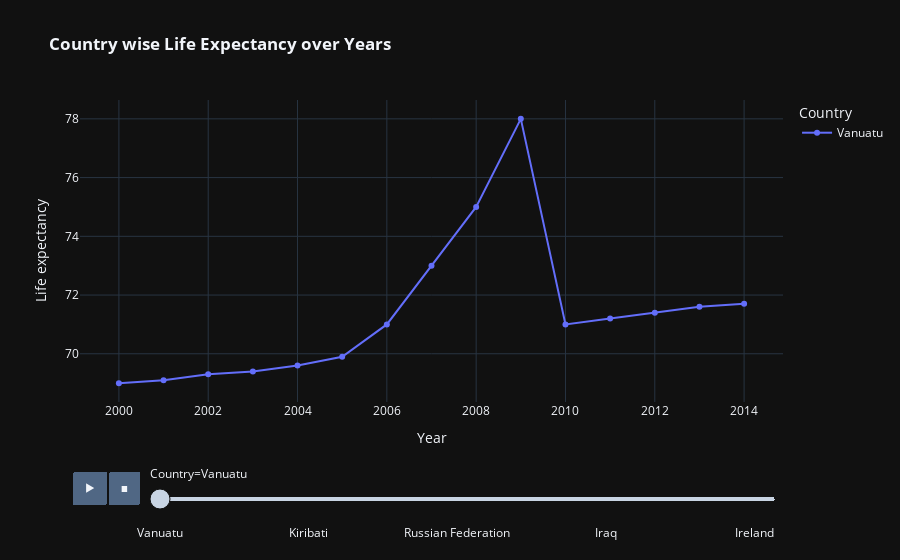

The code cell stored with this chart in its notebook:
### Code cell
fig=px.line(data.sort_values(by='Year'),x='Year',y='Life expectancy',animation_frame='Country',animation_group='Year',color='Country',markers=True,template='plotly_dark',title='<b> Country wise Life Expectancy over Years')
fig.show()

### Figure 1 — Plotly figure (JSON) as saved in the notebook; plotly's stock layout.template omitted (floating-point values rounded to 4 significant figures)
{"data": [{"hovertemplate": "Country=Vanuatu<br>Year=%{x}<br>Life expectancy=%{y}<extra></extra>", "ids": [2000, 2001, 2002, 2003, 2004, 2005, 2006, 2007, 2008, 2009, 2010, 2011, 2012, 2013, 2014], "legendgroup": "Vanuatu", "line": {"color": "#636efa", "dash": "solid"}, "marker": {"symbol": "circle"}, "mode": "lines+markers", "name": "Vanuatu", "orientation": "v", "showlegend": true, "type": "scatter", "x": [2000, 2001, 2002, 2003, 2004, 2005, 2006, 2007, 2008, 2009, 2010, 2011, 2012, 2013, 2014], "xaxis": "x", "y": [69, 69.1, 69.3, 69.4, 69.6, 69.9, 71, 73, 75, 78, 71, 71.2, 71.4, 71.6, 71.7], "yaxis": "y"}], "layout": {"legend": {"title": {"text": "Country"}, "tracegroupgap": 0}, "sliders": [{"active": 0, "currentvalue": {"prefix": "Country="}, "len": 0.9, "pad": {"b": 10, "t": 60}, "steps": [{"args": [["Vanuatu"], {"frame": {"duration": 0, "redraw": false}, "fromcurrent": true, "mode": "immediate", "transition": {"duration": 0, "easing": "linear"}}], "label": "Vanuatu", "method": "animate"}, {"args": [["Afghanistan"], {"frame": {"duration": 0, "redraw": false}, "fromcurrent": true, "mode": "immediate", "transition": {"duration": 0, "easing": "linear"}}], "label": "Afghanistan", "method": "animate"}, {"args": [["Albania"], {"frame": {"duration": 0, "redraw": false}, "fromcurrent": true, "mode": "immediate", "transition": {"duration": 0, "easing": "linear"}}], "label": "Albania", "method": "animate"}, {"args": [["Italy"], {"frame": {"duration": 0, "redraw": false}, "fromcurrent": true, "mode": "immediate", "transition": {"duration": 0, "easing": "linear"}}], "label": "Italy", "method": "animate"}, {"args": [["Uruguay"], {"frame": {"duration": 0, "redraw": false}, "fromcurrent": true, "mode": "immediate", "transition": {"duration": 0, "easing": "linear"}}], "label": "Uruguay", "method": "animate"}, {"args": [["Jordan"], {"frame": {"duration": 0, "redraw": false}, "fromcurrent": true, "mode": "immediate", "transition": {"duration": 0, "easing": "linear"}}], "label": "Jordan", "method": "animate"}, {"args": [["Armenia"], {"frame": {"duration": 0, "redraw": false}, "fromcurrent": true, "mode": "immediate", "transition": {"duration": 0, "easing": "linear"}}], "label": "Armenia", "method": "animate"}, {"args": [["Colombia"], {"frame": {"duration": 0, "redraw": false}, "fromcurrent": true, "mode": "immediate", "transition": {"duration": 0, "easing": "linear"}}], "label": "Colombia", "method": "animate"}, {"args": [["Indonesia"], {"frame": {"duration": 0, "redraw": false}, "fromcurrent": true, "mode": "immediate", "transition": {"duration": 0, "easing": "linear"}}], "label": "Indonesia", "method": "animate"}, {"args": [["Lithuania"], {"frame": {"duration": 0, "redraw": false}, "fromcurrent": true, "mode": "immediate", "transition": {"duration": 0, "easing": "linear"}}], "label": "Lithuania", "method": "animate"}, {"args": [["Spain"], {"frame": {"duration": 0, "redraw": false}, "fromcurrent": true, "mode": "immediate", "transition": {"duration": 0, "easing": "linear"}}], "label": "Spain", "method": "animate"}, {"args": [["Thailand"], {"frame": {"duration": 0, "redraw": false}, "fromcurrent": true, "mode": "immediate", "transition": {"duration": 0, "easing": "linear"}}], "label": "Thailand", "method": "animate"}, {"args": [["Swaziland"], {"frame": {"duration": 0, "redraw": false}, "fromcurrent": true, "mode": "immediate", "transition": {"duration": 0, "easing": "linear"}}], "label": "Swaziland", "method": "animate"}, {"args": [["Solomon Islands"], {"frame": {"duration": 0, "redraw": false}, "fromcurrent": true, "mode": "immediate", "transition": {"duration": 0, "easing": "linear"}}], "label": "Solomon Islands", "method": "animate"}, {"args": [["Costa Rica"], {"frame": {"duration": 0, "redraw": false}, "fromcurrent": true, "mode": "immediate", "transition": {"duration": 0, "easing": "linear"}}], "label": "Costa Rica", "method": "animate"}, {"args": [["China"], {"frame": {"duration": 0, "redraw": false}, "fromcurrent": true, "mode": "immediate", "transition": {"duration": 0, "easing": "linear"}}], "label": "China", "method": "animate"}, {"args": [["Austria"], {"frame": {"duration": 0, "redraw": false}, "fromcurrent": true, "mode": "immediate", "transition": {"duration": 0, "easing": "linear"}}], "label": "Austria", "method": "animate"}, {"args": [["Honduras"], {"frame": {"duration": 0, "redraw": false}, "fromcurrent": true, "mode": "immediate", "transition": {"duration": 0, "easing": "linear"}}], "label": "Honduras", "method": "animate"}, {"args": [["Ecuador"], {"frame": {"duration": 0, "redraw": false}, "fromcurrent": true, "mode": "immediate", "transition": {"duration": 0, "easing": "linear"}}], "label": "Ecuador", "method": "animate"}, {"args": [["Philippines"], {"frame": {"duration": 0, "redraw": false}, "fromcurrent": true, "mode": "immediate", "transition": {"duration": 0, "easing": "linear"}}], "label": "Philippines", "method": "animate"}, {"args": [["Dominican Republic"], {"frame": {"duration": 0, "redraw": false}, "fromcurrent": true, "mode": "immediate", "transition": {"duration": 0, "easing": "linear"}}], "label": "Dominican Republic", "method": "animate"}, {"args": [["Kazakhstan"], {"frame": {"duration": 0, "redraw": false}, "fromcurrent": true, "mode": "immediate", "transition": {"duration": 0, "easing": "linear"}}], "label": "Kazakhstan", "method": "animate"}, {"args": [["Tonga"], {"frame": {"duration": 0, "redraw": false}, "fromcurrent": true, "mode": "immediate", "transition": {"duration": 0, "easing": "linear"}}], "label": "Tonga", "method": "animate"}, {"args": [["Malaysia"], {"frame": {"duration": 0, "redraw": false}, "fromcurrent": true, "mode": "immediate", "transition": {"duration": 0, "easing": "linear"}}], "label": "Malaysia", "method": "animate"}, {"args": [["Bulgaria"], {"frame": {"duration": 0, "redraw": false}, "fromcurrent": true, "mode": "immediate", "transition": {"duration": 0, "easing": "linear"}}], "label": "Bulgaria", "method": "animate"}, {"args": [["Cyprus"], {"frame": {"duration": 0, "redraw": false}, "fromcurrent": true, "mode": "immediate", "transition": {"duration": 0, "easing": "linear"}}], "label": "Cyprus", "method": "animate"}, {"args": [["Ukraine"], {"frame": {"duration": 0, "redraw": false}, "fromcurrent": true, "mode": "immediate", "transition": {"duration": 0, "easing": "linear"}}], "label": "Ukraine", "method": "animate"}, {"args": [["Brazil"], {"frame": {"duration": 0, "redraw": false}, "fromcurrent": true, "mode": "immediate", "transition": {"duration": 0, "easing": "linear"}}], "label": "Brazil", "method": "animate"}, {"args": [["South Africa"], {"frame": {"duration": 0, "redraw": false}, "fromcurrent": true, "mode": "immediate", "transition": {"duration": 0, "easing": "linear"}}], "label": "South Africa", "method": "animate"}, {"args": [["Seychelles"], {"frame": {"duration": 0, "redraw": false}, "fromcurrent": true, "mode": "immediate", "transition": {"duration": 0, "easing": "linear"}}], "label": "Seychelles", "method": "animate"}, {"args": [["Lebanon"], {"frame": {"duration": 0, "redraw": false}, "fromcurrent": true, "mode": "immediate", "transition": {"duration": 0, "easing": "linear"}}], "label": "Lebanon", "method": "animate"}, {"args": [["Botswana"], {"frame": {"duration": 0, "redraw": false}, "fromcurrent": true, "mode": "immediate", "transition": {"duration": 0, "easing": "linear"}}], "label": "Botswana", "method": "animate"}, {"args": [["Kiribati"], {"frame": {"duration": 0, "redraw": false}, "fromcurrent": true, "mode": "immediate", "transition": {"duration": 0, "easing": "linear"}}], "label": "Kiribati", "method": "animate"}, {"args": [["Fiji"], {"frame": {"duration": 0, "redraw": false}, "fromcurrent": true, "mode": "immediate", "transition": {"duration": 0, "easing": "linear"}}], "label": "Fiji", "method": "animate"}, {"args": [["Tunisia"], {"frame": {"duration": 0, "redraw": false}, "fromcurrent": true, "mode": "immediate", "transition": {"duration": 0, "easing": "linear"}}], "label": "Tunisia", "method": "animate"}, {"args": [["France"], {"frame": {"duration": 0, "redraw": false}, "fromcurrent": true, "mode": "immediate", "transition": {"duration": 0, "easing": "linear"}}], "label": "France", "method": "animate"}, {"args": [["Belgium"], {"frame": {"duration": 0, "redraw": false}, "fromcurrent": true, "mode": "immediate", "transition": {"duration": 0, "easing": "linear"}}], "label": "Belgium", "method": "animate"}, {"args": [["Belize"], {"frame": {"duration": 0, "redraw": false}, "fromcurrent": true, "mode": "immediate", "transition": {"duration": 0, "easing": "linear"}}], "label": "Belize", "method": "animate"}, {"args": [["Georgia"], {"frame": {"duration": 0, "redraw": false}, "fromcurrent": true, "mode": "immediate", "transition": {"duration": 0, "easing": "linear"}}], "label": "Georgia", "method": "animate"}, {"args": [["Nicaragua"], {"frame": {"duration": 0, "redraw": false}, "fromcurrent": true, "mode": "immediate", "transition": {"duration": 0, "easing": "linear"}}], "label": "Nicaragua", "method": "animate"}, {"args": [["Luxembourg"], {"frame": {"duration": 0, "redraw": false}, "fromcurrent": true, "mode": "immediate", "transition": {"duration": 0, "easing": "linear"}}], "label": "Luxembourg", "method": "animate"}, {"args": [["Morocco"], {"frame": {"duration": 0, "redraw": false}, "fromcurrent": true, "mode": "immediate", "transition": {"duration": 0, "easing": "linear"}}], "label": "Morocco", "method": "animate"}, {"args": [["Mexico"], {"frame": {"duration": 0, "redraw": false}, "fromcurrent": true, "mode": "immediate", "transition": {"duration": 0, "easing": "linear"}}], "label": "Mexico", "method": "animate"}, {"args": [["Israel"], {"frame": {"duration": 0, "redraw": false}, "fromcurrent": true, "mode": "immediate", "transition": {"duration": 0, "easing": "linear"}}], "label": "Israel", "method": "animate"}, {"args": [["Zimbabwe"], {"frame": {"duration": 0, "redraw": false}, "fromcurrent": true, "mode": "immediate", "transition": {"duration": 0, "easing": "linear"}}], "label": "Zimbabwe", "method": "animate"}, {"args": [["Papua New Guinea"], {"frame": {"duration": 0, "redraw": false}, "fromcurrent": true, "mode": "immediate", "transition": {"duration": 0, "easing": "linear"}}], "label": "Papua New Guinea", "method": "animate"}, {"args": [["Mauritius"], {"frame": {"duration": 0, "redraw": false}, "fromcurrent": true, "mode": "immediate", "transition": {"duration": 0, "easing": "linear"}}], "label": "Mauritius", "method": "animate"}, {"args": [["Germany"], {"frame": {"duration": 0, "redraw": false}, "fromcurrent": true, "mode": "immediate", "transition": {"duration": 0, "easing": "linear"}}], "label": "Germany", "method": "animate"}, {"args": [["Syrian Arab Republic"], {"frame": {"duration": 0, "redraw": false}, "fromcurrent": true, "mode": "immediate", "transition": {"duration": 0, "easing": "linear"}}], "label": "Syrian Arab Republic", "method": "animate"}, {"args": [["Bhutan"], {"frame": {"duration": 0, "redraw": false}, "fromcurrent": true, "mode": "immediate", "transition": {"duration": 0, "easing": "linear"}}], "label": "Bhutan", "method": "animate"}, {"args": [["El Salvador"], {"frame": {"duration": 0, "redraw": false}, "fromcurrent": true, "mode": "immediate", "transition": {"duration": 0, "easing": "linear"}}], "label": "El Salvador", "method": "animate"}, {"args": [["Latvia"], {"frame": {"duration": 0, "redraw": false}, "fromcurrent": true, "mode": "immediate", "transition": {"duration": 0, "easing": "linear"}}], "label": "Latvia", "method": "animate"}, {"args": [["Samoa"], {"frame": {"duration": 0, "redraw": false}, "fromcurrent": true, "mode": "immediate", "transition": {"duration": 0, "easing": "linear"}}], "label": "Samoa", "method": "animate"}, {"args": [["Maldives"], {"frame": {"duration": 0, "redraw": false}, "fromcurrent": true, "mode": "immediate", "transition": {"duration": 0, "easing": "linear"}}], "label": "Maldives", "method": "animate"}, {"args": [["Belarus"], {"frame": {"duration": 0, "redraw": false}, "fromcurrent": true, "mode": "immediate", "transition": {"duration": 0, "easing": "linear"}}], "label": "Belarus", "method": "animate"}, {"args": [["Turkey"], {"frame": {"duration": 0, "redraw": false}, "fromcurrent": true, "mode": "immediate", "transition": {"duration": 0, "easing": "linear"}}], "label": "Turkey", "method": "animate"}, {"args": [["Greece"], {"frame": {"duration": 0, "redraw": false}, "fromcurrent": true, "mode": "immediate", "transition": {"duration": 0, "easing": "linear"}}], "label": "Greece", "method": "animate"}, {"args": [["Romania"], {"frame": {"duration": 0, "redraw": false}, "fromcurrent": true, "mode": "immediate", "transition": {"duration": 0, "easing": "linear"}}], "label": "Romania", "method": "animate"}, {"args": [["Portugal"], {"frame": {"duration": 0, "redraw": false}, "fromcurrent": true, "mode": "immediate", "transition": {"duration": 0, "easing": "linear"}}], "label": "Portugal", "method": "animate"}, {"args": [["Poland"], {"frame": {"duration": 0, "redraw": false}, "fromcurrent": true, "mode": "immediate", "transition": {"duration": 0, "easing": "linear"}}], "label": "Poland", "method": "animate"}, {"args": [["Mongolia"], {"frame": {"duration": 0, "redraw": false}, "fromcurrent": true, "mode": "immediate", "transition": {"duration": 0, "easing": "linear"}}], "label": "Mongolia", "method": "animate"}, {"args": [["Mozambique"], {"frame": {"duration": 0, "redraw": false}, "fromcurrent": true, "mode": "immediate", "transition": {"duration": 0, "easing": "linear"}}], "label": "Mozambique", "method": "animate"}, {"args": [["Panama"], {"frame": {"duration": 0, "redraw": false}, "fromcurrent": true, "mode": "immediate", "transition": {"duration": 0, "easing": "linear"}}], "label": "Panama", "method": "animate"}, {"args": [["Australia"], {"frame": {"duration": 0, "redraw": false}, "fromcurrent": true, "mode": "immediate", "transition": {"duration": 0, "easing": "linear"}}], "label": "Australia", "method": "animate"}, {"args": [["Russian Federation"], {"frame": {"duration": 0, "redraw": false}, "fromcurrent": true, "mode": "immediate", "transition": {"duration": 0, "easing": "linear"}}], "label": "Russian Federation", "method": "animate"}, {"args": [["Guyana"], {"frame": {"duration": 0, "redraw": false}, "fromcurrent": true, "mode": "immediate", "transition": {"duration": 0, "easing": "linear"}}], "label": "Guyana", "method": "animate"}, {"args": [["Uzbekistan"], {"frame": {"duration": 0, "redraw": false}, "fromcurrent": true, "mode": "immediate", "transition": {"duration": 0, "easing": "linear"}}], "label": "Uzbekistan", "method": "animate"}, {"args": [["Ghana"], {"frame": {"duration": 0, "redraw": false}, "fromcurrent": true, "mode": "immediate", "transition": {"duration": 0, "easing": "linear"}}], "label": "Ghana", "method": "animate"}, {"args": [["Argentina"], {"frame": {"duration": 0, "redraw": false}, "fromcurrent": true, "mode": "immediate", "transition": {"duration": 0, "easing": "linear"}}], "label": "Argentina", "method": "animate"}, {"args": [["Rwanda"], {"frame": {"duration": 0, "redraw": false}, "fromcurrent": true, "mode": "immediate", "transition": {"duration": 0, "easing": "linear"}}], "label": "Rwanda", "method": "animate"}, {"args": [["Kenya"], {"frame": {"duration": 0, "redraw": false}, "fromcurrent": true, "mode": "immediate", "transition": {"duration": 0, "easing": "linear"}}], "label": "Kenya", "method": "animate"}, {"args": [["Benin"], {"frame": {"duration": 0, "redraw": false}, "fromcurrent": true, "mode": "immediate", "transition": {"duration": 0, "easing": "linear"}}], "label": "Benin", "method": "animate"}, {"args": [["Trinidad and Tobago"], {"frame": {"duration": 0, "redraw": false}, "fromcurrent": true, "mode": "immediate", "transition": {"duration": 0, "easing": "linear"}}], "label": "Trinidad and Tobago", "method": "animate"}, {"args": [["Madagascar"], {"frame": {"duration": 0, "redraw": false}, "fromcurrent": true, "mode": "immediate", "transition": {"duration": 0, "easing": "linear"}}], "label": "Madagascar", "method": "animate"}, {"args": [["Malawi"], {"frame": {"duration": 0, "redraw": false}, "fromcurrent": true, "mode": "immediate", "transition": {"duration": 0, "easing": "linear"}}], "label": "Malawi", "method": "animate"}, {"args": [["Eritrea"], {"frame": {"duration": 0, "redraw": false}, "fromcurrent": true, "mode": "immediate", "transition": {"duration": 0, "easing": "linear"}}], "label": "Eritrea", "method": "animate"}, {"args": [["Azerbaijan"], {"frame": {"duration": 0, "redraw": false}, "fromcurrent": true, "mode": "immediate", "transition": {"duration": 0, "easing": "linear"}}], "label": "Azerbaijan", "method": "animate"}, {"args": [["Turkmenistan"], {"frame": {"duration": 0, "redraw": false}, "fromcurrent": true, "mode": "immediate", "transition": {"duration": 0, "easing": "linear"}}], "label": "Turkmenistan", "method": "animate"}, {"args": [["Uganda"], {"frame": {"duration": 0, "redraw": false}, "fromcurrent": true, "mode": "immediate", "transition": {"duration": 0, "easing": "linear"}}], "label": "Uganda", "method": "animate"}, {"args": [["Cabo Verde"], {"frame": {"duration": 0, "redraw": false}, "fromcurrent": true, "mode": "immediate", "transition": {"duration": 0, "easing": "linear"}}], "label": "Cabo Verde", "method": "animate"}, {"args": [["Tajikistan"], {"frame": {"duration": 0, "redraw": false}, "fromcurrent": true, "mode": "immediate", "transition": {"duration": 0, "easing": "linear"}}], "label": "Tajikistan", "method": "animate"}, {"args": [["Sao Tome and Principe"], {"frame": {"duration": 0, "redraw": false}, "fromcurrent": true, "mode": "immediate", "transition": {"duration": 0, "easing": "linear"}}], "label": "Sao Tome and Principe", "method": "animate"}, {"args": [["Mali"], {"frame": {"duration": 0, "redraw": false}, "fromcurrent": true, "mode": "immediate", "transition": {"duration": 0, "easing": "linear"}}], "label": "Mali", "method": "animate"}, {"args": [["Bangladesh"], {"frame": {"duration": 0, "redraw": false}, "fromcurrent": true, "mode": "immediate", "transition": {"duration": 0, "easing": "linear"}}], "label": "Bangladesh", "method": "animate"}, {"args": [["Paraguay"], {"frame": {"duration": 0, "redraw": false}, "fromcurrent": true, "mode": "immediate", "transition": {"duration": 0, "easing": "linear"}}], "label": "Paraguay", "method": "animate"}, {"args": [["Canada"], {"frame": {"duration": 0, "redraw": false}, "fromcurrent": true, "mode": "immediate", "transition": {"duration": 0, "easing": "linear"}}], "label": "Canada", "method": "animate"}, {"args": [["Pakistan"], {"frame": {"duration": 0, "redraw": false}, "fromcurrent": true, "mode": "immediate", "transition": {"duration": 0, "easing": "linear"}}], "label": "Pakistan", "method": "animate"}, {"args": [["Jamaica"], {"frame": {"duration": 0, "redraw": false}, "fromcurrent": true, "mode": "immediate", "transition": {"duration": 0, "easing": "linear"}}], "label": "Jamaica", "method": "animate"}, {"args": [["Nepal"], {"frame": {"duration": 0, "redraw": false}, "fromcurrent": true, "mode": "immediate", "transition": {"duration": 0, "easing": "linear"}}], "label": "Nepal", "method": "animate"}, {"args": [["Peru"], {"frame": {"duration": 0, "redraw": false}, "fromcurrent": true, "mode": "immediate", "transition": {"duration": 0, "easing": "linear"}}], "label": "Peru", "method": "animate"}, {"args": [["Lesotho"], {"frame": {"duration": 0, "redraw": false}, "fromcurrent": true, "mode": "immediate", "transition": {"duration": 0, "easing": "linear"}}], "label": "Lesotho", "method": "animate"}, {"args": [["Comoros"], {"frame": {"duration": 0, "redraw": false}, "fromcurrent": true, "mode": "immediate", "transition": {"duration": 0, "easing": "linear"}}], "label": "Comoros", "method": "animate"}, {"args": [["Sri Lanka"], {"frame": {"duration": 0, "redraw": false}, "fromcurrent": true, "mode": "immediate", "transition": {"duration": 0, "easing": "linear"}}], "label": "Sri Lanka", "method": "animate"}, {"args": [["Myanmar"], {"frame": {"duration": 0, "redraw": false}, "fromcurrent": true, "mode": "immediate", "transition": {"duration": 0, "easing": "linear"}}], "label": "Myanmar", "method": "animate"}, {"args": [["Malta"], {"frame": {"duration": 0, "redraw": false}, "fromcurrent": true, "mode": "immediate", "transition": {"duration": 0, "easing": "linear"}}], "label": "Malta", "method": "animate"}, {"args": [["India"], {"frame": {"duration": 0, "redraw": false}, "fromcurrent": true, "mode": "immediate", "transition": {"duration": 0, "easing": "linear"}}], "label": "India", "method": "animate"}, {"args": [["Iraq"], {"frame": {"duration": 0, "redraw": false}, "fromcurrent": true, "mode": "immediate", "transition": {"duration": 0, "easing": "linear"}}], "label": "Iraq", "method": "animate"}, {"args": [["Burundi"], {"frame": {"duration": 0, "redraw": false}, "fromcurrent": true, "mode": "immediate", "transition": {"duration": 0, "easing": "linear"}}], "label": "Burundi", "method": "animate"}, {"args": [["Senegal"], {"frame": {"duration": 0, "redraw": false}, "fromcurrent": true, "mode": "immediate", "transition": {"duration": 0, "easing": "linear"}}], "label": "Senegal", "method": "animate"}, {"args": [["Bosnia and Herzegovina"], {"frame": {"duration": 0, "redraw": false}, "fromcurrent": true, "mode": "immediate", "transition": {"duration": 0, "easing": "linear"}}], "label": "Bosnia and Herzegovina", "method": "animate"}, {"args": [["Estonia"], {"frame": {"duration": 0, "redraw": false}, "fromcurrent": true, "mode": "immediate", "transition": {"duration": 0, "easing": "linear"}}], "label": "Estonia", "method": "animate"}, {"args": [["Algeria"], {"frame": {"duration": 0, "redraw": false}, "fromcurrent": true, "mode": "immediate", "transition": {"duration": 0, "easing": "linear"}}], "label": "Algeria", "method": "animate"}, {"args": [["Serbia"], {"frame": {"duration": 0, "redraw": false}, "fromcurrent": true, "mode": "immediate", "transition": {"duration": 0, "easing": "linear"}}], "label": "Serbia", "method": "animate"}, {"args": [["Suriname"], {"frame": {"duration": 0, "redraw": false}, "fromcurrent": true, "mode": "immediate", "transition": {"duration": 0, "easing": "linear"}}], "label": "Suriname", "method": "animate"}, {"args": [["Cameroon"], {"frame": {"duration": 0, "redraw": false}, "fromcurrent": true, "mode": "immediate", "transition": {"duration": 0, "easing": "linear"}}], "label": "Cameroon", "method": "animate"}, {"args": [["Guatemala"], {"frame": {"duration": 0, "redraw": false}, "fromcurrent": true, "mode": "immediate", "transition": {"duration": 0, "easing": "linear"}}], "label": "Guatemala", "method": "animate"}, {"args": [["Nigeria"], {"frame": {"duration": 0, "redraw": false}, "fromcurrent": true, "mode": "immediate", "transition": {"duration": 0, "easing": "linear"}}], "label": "Nigeria", "method": "animate"}, {"args": [["Mauritania"], {"frame": {"duration": 0, "redraw": false}, "fromcurrent": true, "mode": "immediate", "transition": {"duration": 0, "easing": "linear"}}], "label": "Mauritania", "method": "animate"}, {"args": [["Zambia"], {"frame": {"duration": 0, "redraw": false}, "fromcurrent": true, "mode": "immediate", "transition": {"duration": 0, "easing": "linear"}}], "label": "Zambia", "method": "animate"}, {"args": [["Gabon"], {"frame": {"duration": 0, "redraw": false}, "fromcurrent": true, "mode": "immediate", "transition": {"duration": 0, "easing": "linear"}}], "label": "Gabon", "method": "animate"}, {"args": [["Burkina Faso"], {"frame": {"duration": 0, "redraw": false}, "fromcurrent": true, "mode": "immediate", "transition": {"duration": 0, "easing": "linear"}}], "label": "Burkina Faso", "method": "animate"}, {"args": [["Montenegro"], {"frame": {"duration": 0, "redraw": false}, "fromcurrent": true, "mode": "immediate", "transition": {"duration": 0, "easing": "linear"}}], "label": "Montenegro", "method": "animate"}, {"args": [["Cambodia"], {"frame": {"duration": 0, "redraw": false}, "fromcurrent": true, "mode": "immediate", "transition": {"duration": 0, "easing": "linear"}}], "label": "Cambodia", "method": "animate"}, {"args": [["Chile"], {"frame": {"duration": 0, "redraw": false}, "fromcurrent": true, "mode": "immediate", "transition": {"duration": 0, "easing": "linear"}}], "label": "Chile", "method": "animate"}, {"args": [["Ethiopia"], {"frame": {"duration": 0, "redraw": false}, "fromcurrent": true, "mode": "immediate", "transition": {"duration": 0, "easing": "linear"}}], "label": "Ethiopia", "method": "animate"}, {"args": [["Guinea"], {"frame": {"duration": 0, "redraw": false}, "fromcurrent": true, "mode": "immediate", "transition": {"duration": 0, "easing": "linear"}}], "label": "Guinea", "method": "animate"}, {"args": [["Djibouti"], {"frame": {"duration": 0, "redraw": false}, "fromcurrent": true, "mode": "immediate", "transition": {"duration": 0, "easing": "linear"}}], "label": "Djibouti", "method": "animate"}, {"args": [["Sierra Leone"], {"frame": {"duration": 0, "redraw": false}, "fromcurrent": true, "mode": "immediate", "transition": {"duration": 0, "easing": "linear"}}], "label": "Sierra Leone", "method": "animate"}, {"args": [["Angola"], {"frame": {"duration": 0, "redraw": false}, "fromcurrent": true, "mode": "immediate", "transition": {"duration": 0, "easing": "linear"}}], "label": "Angola", "method": "animate"}, {"args": [["Croatia"], {"frame": {"duration": 0, "redraw": false}, "fromcurrent": true, "mode": "immediate", "transition": {"duration": 0, "easing": "linear"}}], "label": "Croatia", "method": "animate"}, {"args": [["Liberia"], {"frame": {"duration": 0, "redraw": false}, "fromcurrent": true, "mode": "immediate", "transition": {"duration": 0, "easing": "linear"}}], "label": "Liberia", "method": "animate"}, {"args": [["Togo"], {"frame": {"duration": 0, "redraw": false}, "fromcurrent": true, "mode": "immediate", "transition": {"duration": 0, "easing": "linear"}}], "label": "Togo", "method": "animate"}, {"args": [["Timor-Leste"], {"frame": {"duration": 0, "redraw": false}, "fromcurrent": true, "mode": "immediate", "transition": {"duration": 0, "easing": "linear"}}], "label": "Timor-Leste", "method": "animate"}, {"args": [["Chad"], {"frame": {"duration": 0, "redraw": false}, "fromcurrent": true, "mode": "immediate", "transition": {"duration": 0, "easing": "linear"}}], "label": "Chad", "method": "animate"}, {"args": [["Niger"], {"frame": {"duration": 0, "redraw": false}, "fromcurrent": true, "mode": "immediate", "transition": {"duration": 0, "easing": "linear"}}], "label": "Niger", "method": "animate"}, {"args": [["Guinea-Bissau"], {"frame": {"duration": 0, "redraw": false}, "fromcurrent": true, "mode": "immediate", "transition": {"duration": 0, "easing": "linear"}}], "label": "Guinea-Bissau", "method": "animate"}, {"args": [["Central African Republic"], {"frame": {"duration": 0, "redraw": false}, "fromcurrent": true, "mode": "immediate", "transition": {"duration": 0, "easing": "linear"}}], "label": "Central African Republic", "method": "animate"}, {"args": [["Namibia"], {"frame": {"duration": 0, "redraw": false}, "fromcurrent": true, "mode": "immediate", "transition": {"duration": 0, "easing": "linear"}}], "label": "Namibia", "method": "animate"}, {"args": [["Ireland"], {"frame": {"duration": 0, "redraw": false}, "fromcurrent": true, "mode": "immediate", "transition": {"duration": 0, "easing": "linear"}}], "label": "Ireland", "method": "animate"}, {"args": [["Netherlands"], {"frame": {"duration": 0, "redraw": false}, "fromcurrent": true, "mode": "immediate", "transition": {"duration": 0, "easing": "linear"}}], "label": "Netherlands", "method": "animate"}, {"args": [["Sweden"], {"frame": {"duration": 0, "redraw": false}, "fromcurrent": true, "mode": "immediate", "transition": {"duration": 0, "easing": "linear"}}], "label": "Sweden", "method": "animate"}, {"args": [["Haiti"], {"frame": {"duration": 0, "redraw": false}, "fromcurrent": true, "mode": "immediate", "transition": {"duration": 0, "easing": "linear"}}], "label": "Haiti", "method": "animate"}, {"args": [["Equatorial Guinea"], {"frame": {"duration": 0, "redraw": false}, "fromcurrent": true, "mode": "immediate", "transition": {"duration": 0, "easing": "linear"}}], "label": "Equatorial Guinea", "method": "animate"}], "x": 0.1, "xanchor": "left", "y": 0, "yanchor": "top"}], "title": {"text": "<b> Country wise Life Expectancy over Years"}, "updatemenus": [{"buttons": [{"args": [null, {"frame": {"duration": 500, "redraw": false}, "fromcurrent": true, "mode": "immediate", "transition": {"duration": 500, "easing": "linear"}}], "label": "&#9654;", "method": "animate"}, {"args": [[null], {"frame": {"duration": 0, "redraw": false}, "fromcurrent": true, "mode": "immediate", "transition": {"duration": 0, "easing": "linear"}}], "label": "&#9724;", "method": "animate"}], "direction": "left", "pad": {"r": 10, "t": 70}, "showactive": false, "type": "buttons", "x": 0.1, "xanchor": "right", "y": 0, "yanchor": "top"}], "xaxis": {"anchor": "y", "domain": [0, 1], "title": {"text": "Year"}}, "yaxis": {"anchor": "x", "domain": [0, 1], "title": {"text": "Life expectancy"}}}}
